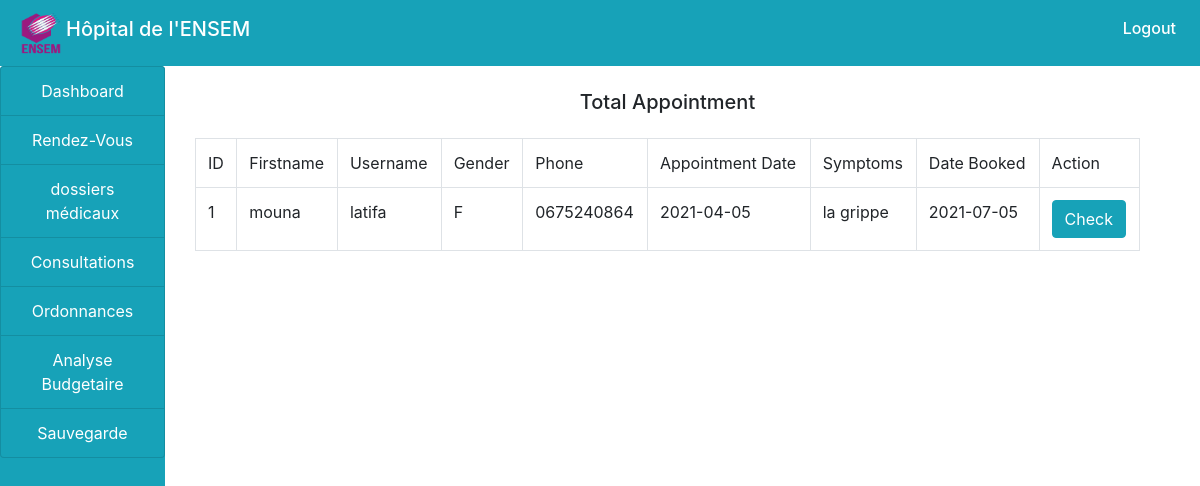
Page /Cabinet_Médical/doctor/appointment.php on the committed database.
### tables this page shows
CREATE TABLE `appointment` (
  `ID` int(100) NOT NULL AUTO_INCREMENT,
  `firstname` varchar(100) NOT NULL,
  `username` varchar(100) NOT NULL,
  `gender` varchar(100) NOT NULL,
  `phone` varchar(100) NOT NULL,
  `appointment_date` varchar(100) NOT NULL,
  `symptoms` varchar(100) NOT NULL,
  `status` varchar(100) NOT NULL,
  `date_booked` varchar(100) NOT NULL,
  PRIMARY KEY (`ID`)
);

### Cabinet_Médical/doctor/appointment.php (the view, shortened to what this page needs)
<!doctype html>
<html >
<head>
</head>
<body>
  <?php
  include("../include/header.php");
  include("../include/connection.php");
  ?>
  <div class="container-fluid">
  <div class="col-md-12">
  <div class="row">
  <div class="col-md-2" style="margin-left: -30px;">
  <?php
  include("sidenav.php");
  ?>
  </div>
  <div class="col-md-10">
  <h5 class="text-center my-4">Total Appointment</h5>
  <?php
  $query="SELECT * FROM appointment WHERE status='Pendding' ";
  $res=mysqli_query($connect,$query);
  $output="";
  $output .="
  <table class='table  table-bordered'>
  <tr>
  <td>ID</td>
  <td>Firstname</td>
  <td>Username</td>
  <td>Gender</td>
  <td>Phone</td>
  <td>Appointment Date</td>
  <td>Symptoms</td>
  <td>Date Booked</td>
  <td>Action</td>
  </tr>
  ";
  while($row=mysqli_fetch_array($res)){
    $output .="
    <tr>
    <td>".$row['ID']."</td>
    <td>".$row['firstname']."</td>
    <td>".$row['username']."</td>
    <td>".$row['gender']."</td>
    <td>".$row['phone']."</td>
    <td>".$row['appointment_date']."</td>
    <td>".$row['symptoms']."</td>
    <td>".$row['date_booked']."</td>
    <td><a href='discharge.php?ID=".$row['ID']." '>
    <button class='btn btn-info'>Check</button></a></td>
    ";
  }
  $output .="
</tr>
</table>
";
echo $output;
?>

### rows in the picture
appointment: ID "1", firstname "mouna", username "latifa", gender "F", phone "0675240864", appointment_date "2021-04-05", symptoms "la grippe", date_booked "2021-07-05"
